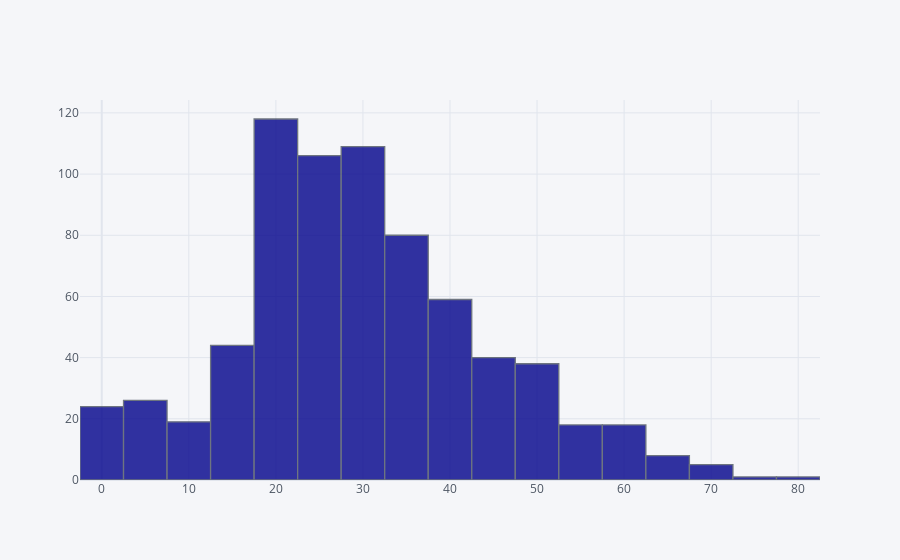

Notebook code for this chart:
### Code cell
train['Age'].iplot(kind='hist',bins=35,color='darkblue')

### Figure 1 — Plotly figure (JSON) as saved in the notebook; plotly's stock layout.template omitted (floating-point values rounded to 4 significant figures; data arrays with more than 128 entries replaced by an {"elided": "..."} marker saying what was removed)
{"data": [{"histfunc": "count", "histnorm": "", "marker": {"color": "rgba(0, 0, 139, 1.0)", "line": {"color": "#4D5663", "width": 1.3}}, "name": "Age", "nbinsx": 35, "opacity": 0.8, "orientation": "v", "type": "histogram", "x": {"elided": "891 float values"}}], "layout": {"barmode": "overlay", "legend": {"bgcolor": "#F5F6F9", "font": {"color": "#4D5663"}}, "paper_bgcolor": "#F5F6F9", "plot_bgcolor": "#F5F6F9", "title": {"font": {"color": "#4D5663"}}, "xaxis": {"gridcolor": "#E1E5ED", "showgrid": true, "tickfont": {"color": "#4D5663"}, "title": {"font": {"color": "#4D5663"}, "text": ""}, "zerolinecolor": "#E1E5ED"}, "yaxis": {"gridcolor": "#E1E5ED", "showgrid": true, "tickfont": {"color": "#4D5663"}, "title": {"font": {"color": "#4D5663"}, "text": ""}, "zerolinecolor": "#E1E5ED"}}}
